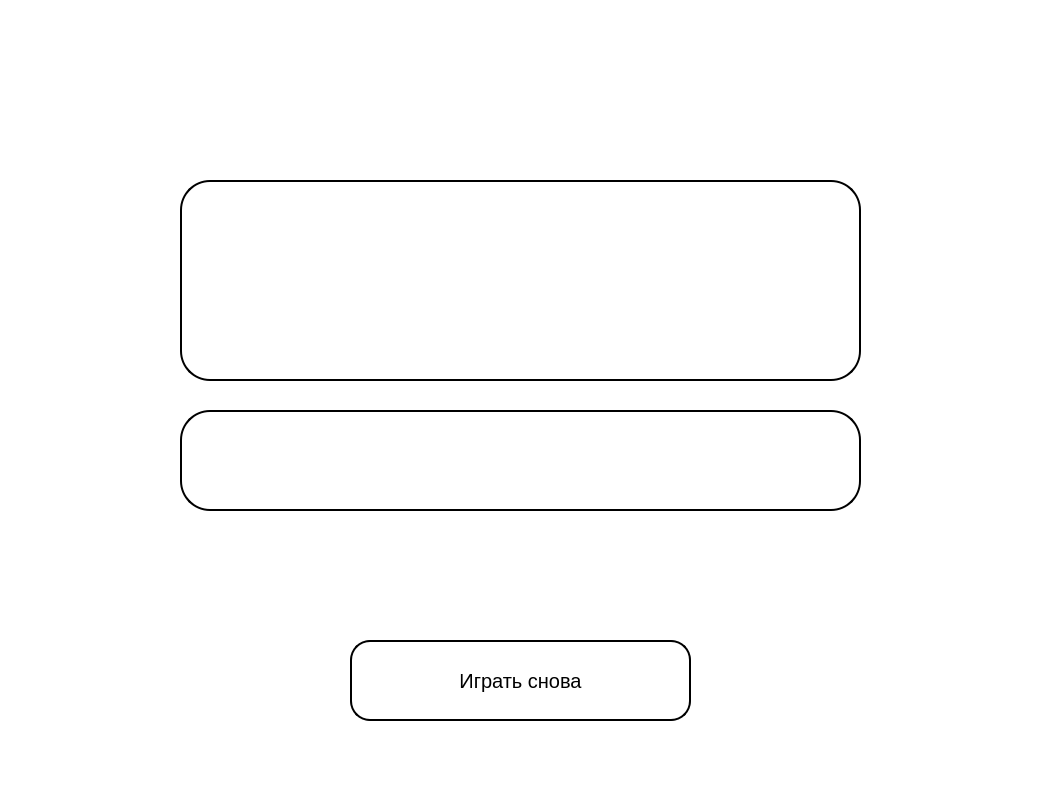
<?xml version="1.0" encoding="UTF-8"?>
<ui version="4.0">
 <class>Form</class>
 <widget class="QWidget" name="Form">
  <property name="geometry">
   <rect>
    <x>0</x>
    <y>0</y>
    <width>1061</width>
    <height>811</height>
   </rect>
  </property>
  <property name="windowTitle">
   <string>Form</string>
  </property>
  <property name="toolTip">
   <string/>
  </property>
  <property name="styleSheet">
   <string notr="true">QWidget {
	background: transparent;
}
QPushButton{
	background: white;
	font-size: 20px;
	padding: 10px;
	border-radius: 20px;
	border: 2px solid black;
}
QPushButton:hover{
	background: #C4C4C4;
}
QLabel{
	font-size: 25px;
	background-color: white;	
	padding: 0px 10px;
	border-radius: 30px;
	border: 2px solid  black;
}
QListWidget {
	font-size: 20px;
	background-color: white;
	border-radius: 50px;
	padding: 30px;
	border: 2px solid black;
}
QPlainTextEdit{
	font-size: 15px;
	background-color: white;
	border-radius: 30px;
	padding: 10px;
	border: 2px solid black;
}
QComboBox{
	font-size: 20px;
	background-color: white;
	border-radius: 30px;
	border: 2px solid black;
	margin: 10px;
	padding: 0px 15px;
}
QLineEdit{
	font-size: 20px;
	background-color: white;	
	padding: 0px 10px;
	border-radius: 30px;
	border: 2px solid black;
}
QRadioButton{
	background: white;
	font-size: 20px;
	padding: 10px;
	border-radius: 20px;
	border: 2px solid black;
}
#ans1{
	background: #0071E3;
	color: white;
	border: none;

}
#ans1:hover{
	background: #004DB5;
}</string>
  </property>
  <widget class="QLabel" name="results1">
   <property name="geometry">
    <rect>
     <x>180</x>
     <y>180</y>
     <width>681</width>
     <height>201</height>
    </rect>
   </property>
   <property name="styleSheet">
    <string notr="true">font-size: 35px;</string>
   </property>
   <property name="text">
    <string/>
   </property>
   <property name="alignment">
    <set>Qt::AlignCenter</set>
   </property>
  </widget>
  <widget class="QPushButton" name="back1">
   <property name="geometry">
    <rect>
     <x>60</x>
     <y>50</y>
     <width>111</width>
     <height>71</height>
    </rect>
   </property>
   <property name="toolTip">
    <string>Назад</string>
   </property>
   <property name="styleSheet">
    <string notr="true">border: none;
background: transparent;</string>
   </property>
   <property name="text">
    <string/>
   </property>
   <property name="icon">
    <iconset>
     <normaloff>images/back1.png</normaloff>images/back1.png</iconset>
   </property>
   <property name="iconSize">
    <size>
     <width>40</width>
     <height>50</height>
    </size>
   </property>
  </widget>
  <widget class="QPushButton" name="sanovo1">
   <property name="geometry">
    <rect>
     <x>350</x>
     <y>640</y>
     <width>341</width>
     <height>81</height>
    </rect>
   </property>
   <property name="text">
    <string>Играть снова</string>
   </property>
  </widget>
  <widget class="QLabel" name="record1">
   <property name="geometry">
    <rect>
     <x>180</x>
     <y>410</y>
     <width>681</width>
     <height>101</height>
    </rect>
   </property>
   <property name="styleSheet">
    <string notr="true">font-size: 30px;</string>
   </property>
   <property name="text">
    <string/>
   </property>
   <property name="alignment">
    <set>Qt::AlignCenter</set>
   </property>
  </widget>
 </widget>
 <resources/>
 <connections/>
</ui>
